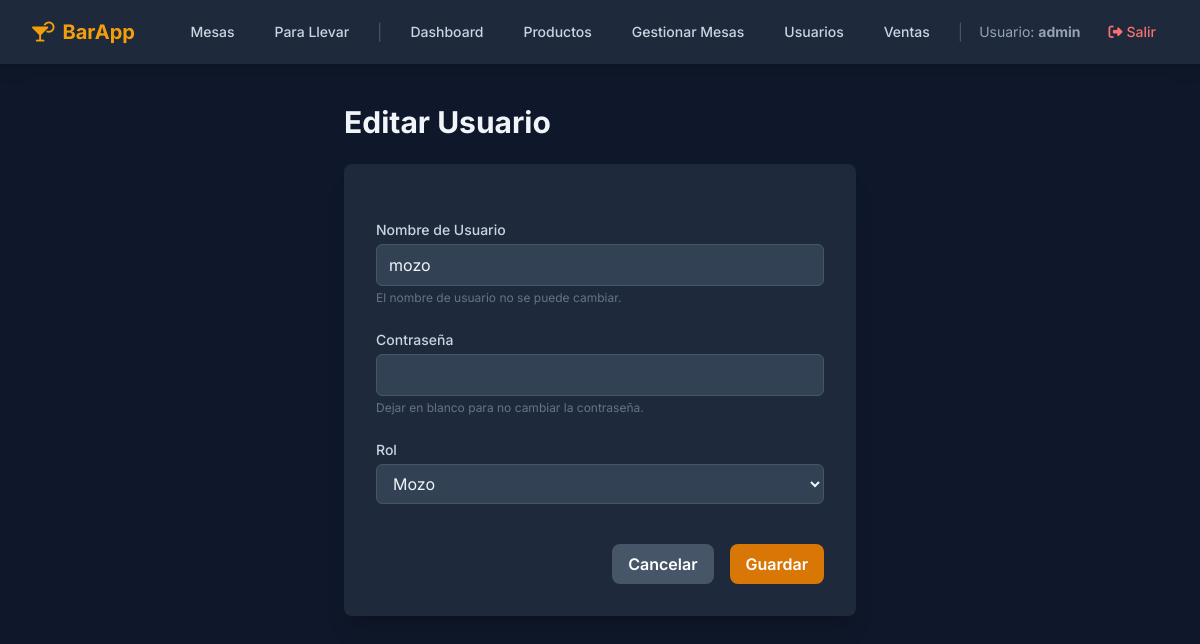
The app's page /admin/users/edit/2 (signed in) with its own data.
### app/models.py (models this page shows, shortened)
class User(UserMixin, db.Model):
    id = db.Column(db.Integer, primary_key=True)
    username = db.Column(db.String(80), unique=True, nullable=False)
    password_hash = db.Column(db.String(256), nullable=False)
    role = db.Column(db.String(20), nullable=False, default='mozo')

### app/admin.py (the view, shortened to what this page needs)
@admin_bp.route('/users/edit/<int:user_id>', methods=['GET', 'POST'])
@admin_required
def edit_user(user_id):
    user = User.query.get_or_404(user_id)
    return render_template('admin/user_form.html', action="Editar", user=user, title=f"Editar Usuario {user.username}")

### app/utils.py (called while the page is built)
def admin_required(f):
    @wraps(f)
    def decorated_function(*args, **kwargs):
        if not current_user.is_authenticated or current_user.role != 'admin':
            flash("No tienes permiso para acceder a esta página. Se requiere rol de administrador.", "danger")
            return redirect(url_for('auth.login'))
        return f(*args, **kwargs)
    return decorated_function

### app/templates/admin/user_form.html (shortened to what this page needs)
{% extends "layout.html" %}
{% block content %}
<div class="max-w-lg mx-auto">
    <h1 class="text-3xl font-bold text-slate-100 mb-6">{{ action }} Usuario</h1>
    <div class="bg-slate-800 p-8 rounded-lg shadow-xl">
        <form method="POST" action="{{ url_for(request.endpoint, user_id=user.id) if user else url_for(request.endpoint) }}" class="space-y-6">
            <div>
                <label for="username" class="block text-sm font-medium text-slate-300">Nombre de Usuario</label>
                <input type="text" name="username" id="username" value="{{ user.username or '' }}" required
                       class="mt-1 block w-full px-3 py-2 bg-slate-700 border border-slate-600 text-slate-100 rounded-md focus:ring-2 focus:ring-amber-500 transition"
                       {% if action == 'Editar' %}readonly{% endif %}>
                 {% if action == 'Editar' %}
                <p class="text-xs text-slate-500 mt-1">El nombre de usuario no se puede cambiar.</p>
                {% endif %}
            </div>
            <div>
                <label for="password" class="block text-sm font-medium text-slate-300">Contraseña</label>
                <input type="password" name="password" id="password"
                       class="mt-1 block w-full px-3 py-2 bg-slate-700 border border-slate-600 text-slate-100 rounded-md focus:ring-2 focus:ring-amber-500 transition"
                       {% if action == 'Añadir' %}required{% endif %}>
                {% if action == 'Editar' %}
                <p class="text-xs text-slate-500 mt-1">Dejar en blanco para no cambiar la contraseña.</p>
                {% endif %}
            </div>
            <div>
                <label for="role" class="block text-sm font-medium text-slate-300">Rol</label>
                <select name="role" id="role" required
                        class="mt-1 block w-full px-3 py-2 bg-slate-700 border border-slate-600 text-slate-100 rounded-md focus:ring-2 focus:ring-amber-500 transition">
                    <option value="mozo" {% if user and user.role == 'mozo' %}selected{% endif %}>Mozo</option>
                </select>
            </div>
            <div class="flex justify-end space-x-4 pt-4">
                <a href="{{ url_for('admin.manage_users') }}" class="px-4 py-2 rounded-lg font-semibold bg-slate-600 hover:bg-slate-500 transition-colors text-white">Cancelar</a>
                <button type="submit" class="px-4 py-2 rounded-lg font-semibold bg-amber-600 hover:bg-amber-700 transition-colors text-white">Guardar</button>
            </div>
        </form>
    </div>
</div>
{% endblock %}

### app/templates/layout.html (shortened to what this page needs)
<!DOCTYPE html>
<html lang="es">
<head>
    <script src="https://cdn.tailwindcss.com"></script>
    <link rel="stylesheet" href="https://cdnjs.cloudflare.com/ajax/libs/font-awesome/6.4.0/css/all.min.css">
</head>
<body class="bg-slate-900 text-slate-200">
    <nav class="bg-slate-800 shadow-lg sticky top-0 z-50">
        <div class="max-w-7xl mx-auto px-4 sm:px-6 lg:px-8">
            <div class="flex justify-between items-center h-16">
                <div class="flex-shrink-0">
                    <a class="text-xl font-bold text-amber-500 hover:text-amber-400 transition-colors" href="{{ url_for('index') }}">
                        <i class="fa-solid fa-martini-glass-citrus mr-2"></i>BarApp
                    </a>
                </div>
                <div class="hidden md:flex items-center space-x-4">
                    {% if current_user.is_authenticated %}
                        <a href="{{ url_for('mozo.tables_view') }}" class="px-3 py-2 rounded-md text-sm font-medium text-slate-300 hover:bg-slate-700 hover:text-white transition-colors">Mesas</a>
                        <a href="{{ url_for('mozo.takeaway_orders_view') }}" class="px-3 py-2 rounded-md text-sm font-medium text-slate-300 hover:bg-slate-700 hover:text-white transition-colors">Para Llevar</a>
                        {% if current_user.role == 'admin' %}
                            <span class="text-slate-600">|</span>
                            <a href="{{ url_for('admin.dashboard') }}" class="px-3 py-2 rounded-md text-sm font-medium text-slate-300 hover:bg-slate-700 hover:text-white transition-colors">Dashboard</a>
                            <a href="{{ url_for('admin.products') }}" class="px-3 py-2 rounded-md text-sm font-medium text-slate-300 hover:bg-slate-700 hover:text-white transition-colors">Productos</a>
                            <a href="{{ url_for('admin.manage_tables') }}" class="px-3 py-2 rounded-md text-sm font-medium text-slate-300 hover:bg-slate-700 hover:text-white transition-colors">Gestionar Mesas</a>
                            <a href="{{ url_for('admin.manage_users') }}" class="px-3 py-2 rounded-md text-sm font-medium text-slate-300 hover:bg-slate-700 hover:text-white transition-colors">Usuarios</a>
                            <a href="{{ url_for('admin.sales_log') }}" class="px-3 py-2 rounded-md text-sm font-medium text-slate-300 hover:bg-slate-700 hover:text-white transition-colors">Ventas</a>
                        {% endif %}
                        <span class="text-slate-600">|</span>
                        <span class="text-slate-400 text-sm">Usuario: <strong>{{ current_user.username }}</strong></span>
                        <a href="{{ url_for('auth.logout') }}" class="px-3 py-2 rounded-md text-sm font-medium text-red-400 hover:bg-red-500 hover:text-white transition-colors">
                            <i class="fa-solid fa-right-from-bracket mr-1"></i>Salir
                        </a>
                    {% else %}
                        <a href="{{ url_for('auth.login') }}" class="px-3 py-2 rounded-md text-sm font-medium text-slate-300 hover:bg-slate-700 hover:text-white transition-colors">Ingresar</a>
                    {% endif %}
                </div>
            </div>
        </div>
    </nav>
    <main class="max-w-7xl mx-auto mt-6 px-4 sm:px-6 lg:px-8 py-4">
        {% block content %}{% endblock %}
    </main>
</body>
</html>

### app/templates/layout.html (style rules this page uses)
body { font-family: 'Inter', sans-serif; -webkit-font-smoothing: antialiased; -moz-osx-font-smoothing: grayscale; }

### records on screen
User: username "admin"
User: username "mozo", role "Mozo"

### other values on screen
{{ action }} "Editar"
